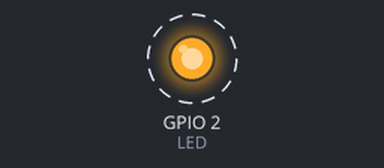
This sketch was run on a simulated ESP32. On the bench: output pins drawn as LEDs (lit = HIGH). Dashed ring = blinking.

Above: at 1.0 s.
Timing chart, 0 to 5.8 s (numbered marks = the images above):
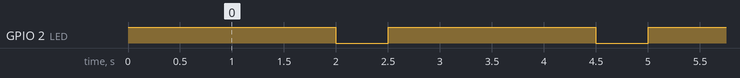

The sketch:

esp32-teste_sep24a.ino
```cpp
// Salvar (Ctrl + 5)
// Compilar / Verify (Ctrl + R) -> Salva e compila
// Carregar / Upload (Ctrl + U) -> Salva, compila e grava

#define LED 2 // LED azul onboard -> ligado ao pino 2 no DEVKIT V1

void setup() {
  Serial.begin(115200);
  pinMode(LED, OUTPUT);
}

void loop() {
  digitalWrite(LED, HIGH);
  delay(2000);
  digitalWrite(LED, LOW);
  delay(500);
}
```

Measured:
- by itself, GPIO 2 (LED): alternates HIGH for 2.0 s and LOW for 0.50 s
